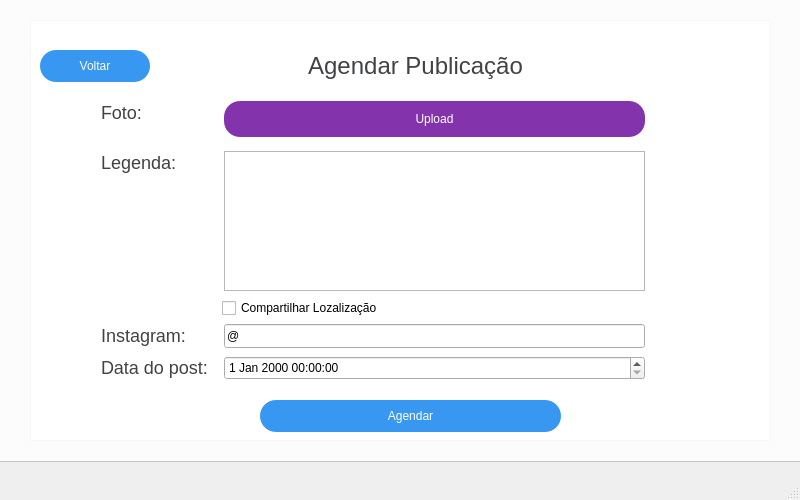
<?xml version="1.0" encoding="UTF-8"?>
<ui version="4.0">
 <class>MainWindow</class>
 <widget class="QMainWindow" name="MainWindow">
  <property name="geometry">
   <rect>
    <x>0</x>
    <y>0</y>
    <width>800</width>
    <height>500</height>
   </rect>
  </property>
  <property name="windowTitle">
   <string>MainWindow</string>
  </property>
  <widget class="QWidget" name="centralwidget">
   <widget class="QColumnView" name="columnView">
    <property name="geometry">
     <rect>
      <x>-5</x>
      <y>-19</y>
      <width>811</width>
      <height>481</height>
     </rect>
    </property>
    <property name="styleSheet">
     <string notr="true">background-color: #fcfcfc;</string>
    </property>
   </widget>
   <widget class="QLabel" name="label">
    <property name="enabled">
     <bool>true</bool>
    </property>
    <property name="geometry">
     <rect>
      <x>280</x>
      <y>50</y>
      <width>271</width>
      <height>31</height>
     </rect>
    </property>
    <property name="styleSheet">
     <string notr="true">font-size: 24px;
color: #404244;
</string>
    </property>
    <property name="text">
     <string>Agendar Publicação</string>
    </property>
    <property name="alignment">
     <set>Qt::AlignCenter</set>
    </property>
   </widget>
   <widget class="QLabel" name="label_3">
    <property name="geometry">
     <rect>
      <x>101</x>
      <y>151</y>
      <width>76</width>
      <height>22</height>
     </rect>
    </property>
    <property name="styleSheet">
     <string notr="true">font-size: 18px;
color: #404244;</string>
    </property>
    <property name="text">
     <string>Legenda:</string>
    </property>
   </widget>
   <widget class="QPushButton" name="scheduler_button">
    <property name="geometry">
     <rect>
      <x>260</x>
      <y>400</y>
      <width>301</width>
      <height>32</height>
     </rect>
    </property>
    <property name="cursor">
     <cursorShape>PointingHandCursor</cursorShape>
    </property>
    <property name="styleSheet">
     <string notr="true">background-color: #3897f0;
color: white;
border-color: #3897f0;
border-radius: 16px;</string>
    </property>
    <property name="text">
     <string>Agendar</string>
    </property>
   </widget>
   <widget class="QColumnView" name="columnView_2">
    <property name="geometry">
     <rect>
      <x>30</x>
      <y>20</y>
      <width>741</width>
      <height>421</height>
     </rect>
    </property>
    <property name="styleSheet">
     <string notr="true">background-color: white;
border: 1px solid #f7f7f7;</string>
    </property>
   </widget>
   <widget class="QPushButton" name="button_home">
    <property name="geometry">
     <rect>
      <x>40</x>
      <y>50</y>
      <width>110</width>
      <height>32</height>
     </rect>
    </property>
    <property name="cursor">
     <cursorShape>PointingHandCursor</cursorShape>
    </property>
    <property name="styleSheet">
     <string notr="true">background-color: #3897f0;
color: white;
border-color: #3897f0;
border-radius: 16px;</string>
    </property>
    <property name="text">
     <string>Voltar</string>
    </property>
   </widget>
   <widget class="QWidget" name="layoutWidget">
    <property name="geometry">
     <rect>
      <x>80</x>
      <y>140</y>
      <width>278</width>
      <height>58</height>
     </rect>
    </property>
    <layout class="QHBoxLayout" name="horizontalLayout">
     <item>
      <widget class="QLabel" name="label_2">
       <property name="styleSheet">
        <string notr="true">font-size: 18px;
color: #404244;</string>
       </property>
       <property name="text">
        <string>Foto:</string>
       </property>
      </widget>
     </item>
     <item>
      <widget class="QPushButton" name="pushButton_2">
       <property name="styleSheet">
        <string notr="true">background-color: #5c4aca;
color: white;
border-color: #5c4aca;
border-radius: 16px;
padding: 10px;
width: 200px;</string>
       </property>
       <property name="text">
        <string>Upload</string>
       </property>
      </widget>
     </item>
    </layout>
   </widget>
   <widget class="QLabel" name="label_4">
    <property name="geometry">
     <rect>
      <x>101</x>
      <y>101</y>
      <width>42</width>
      <height>22</height>
     </rect>
    </property>
    <property name="styleSheet">
     <string notr="true">font-size: 18px;
color: #404244;</string>
    </property>
    <property name="text">
     <string>Foto:</string>
    </property>
   </widget>
   <widget class="QPushButton" name="button_upload">
    <property name="geometry">
     <rect>
      <x>224</x>
      <y>101</y>
      <width>421</width>
      <height>36</height>
     </rect>
    </property>
    <property name="styleSheet">
     <string notr="true">background-color:#8334ac ;
color: white;
border-color: #8334ac;
border-radius: 16px;
padding: 10px;</string>
    </property>
    <property name="text">
     <string>Upload</string>
    </property>
   </widget>
   <widget class="QTextEdit" name="subtitle_field">
    <property name="geometry">
     <rect>
      <x>224</x>
      <y>151</y>
      <width>421</width>
      <height>140</height>
     </rect>
    </property>
   </widget>
   <widget class="QCheckBox" name="location_checkBox">
    <property name="geometry">
     <rect>
      <x>222</x>
      <y>298</y>
      <width>179</width>
      <height>20</height>
     </rect>
    </property>
    <property name="text">
     <string>Compartilhar Lozalização</string>
    </property>
   </widget>
   <widget class="QLabel" name="label_5">
    <property name="geometry">
     <rect>
      <x>101</x>
      <y>324</y>
      <width>86</width>
      <height>22</height>
     </rect>
    </property>
    <property name="styleSheet">
     <string notr="true">font-size: 18px;
color: #404244;</string>
    </property>
    <property name="text">
     <string>Instagram:</string>
    </property>
    <property name="wordWrap">
     <bool>true</bool>
    </property>
   </widget>
   <widget class="QLineEdit" name="instagram_field">
    <property name="geometry">
     <rect>
      <x>224</x>
      <y>324</y>
      <width>421</width>
      <height>24</height>
     </rect>
    </property>
    <property name="text">
     <string>@</string>
    </property>
   </widget>
   <widget class="QLabel" name="label_6">
    <property name="geometry">
     <rect>
      <x>101</x>
      <y>356</y>
      <width>109</width>
      <height>22</height>
     </rect>
    </property>
    <property name="styleSheet">
     <string notr="true">font-size: 18px;
color: #404244;</string>
    </property>
    <property name="text">
     <string>Data do post:</string>
    </property>
    <property name="wordWrap">
     <bool>true</bool>
    </property>
   </widget>
   <widget class="QDateTimeEdit" name="date_scheduler_field">
    <property name="geometry">
     <rect>
      <x>224</x>
      <y>356</y>
      <width>421</width>
      <height>24</height>
     </rect>
    </property>
   </widget>
   <zorder>layoutWidget</zorder>
   <zorder>columnView</zorder>
   <zorder>columnView_2</zorder>
   <zorder>label</zorder>
   <zorder>label_3</zorder>
   <zorder>scheduler_button</zorder>
   <zorder>button_home</zorder>
   <zorder>label_4</zorder>
   <zorder>button_upload</zorder>
   <zorder>subtitle_field</zorder>
   <zorder>location_checkBox</zorder>
   <zorder>label_5</zorder>
   <zorder>instagram_field</zorder>
   <zorder>label_6</zorder>
   <zorder>date_scheduler_field</zorder>
  </widget>
  <widget class="QMenuBar" name="menubar">
   <property name="geometry">
    <rect>
     <x>0</x>
     <y>0</y>
     <width>800</width>
     <height>22</height>
    </rect>
   </property>
  </widget>
  <widget class="QStatusBar" name="statusbar"/>
 </widget>
 <resources/>
 <connections/>
</ui>
